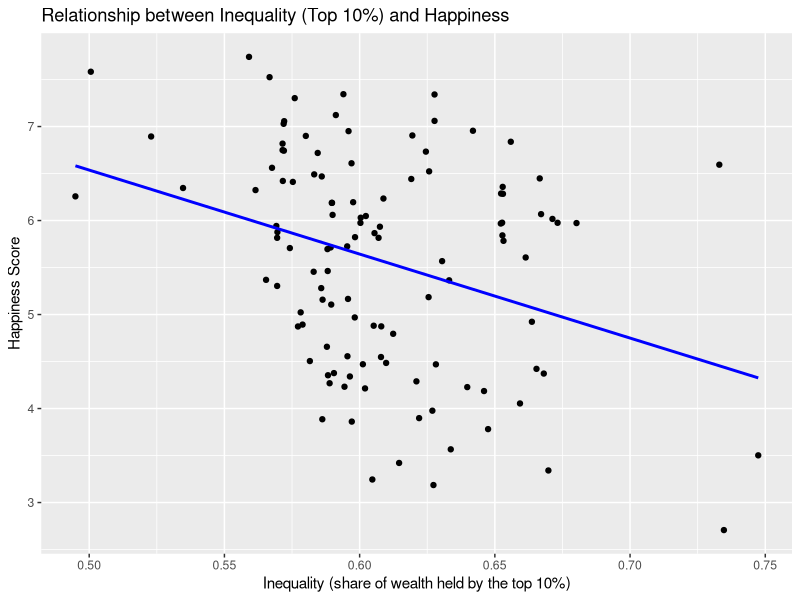
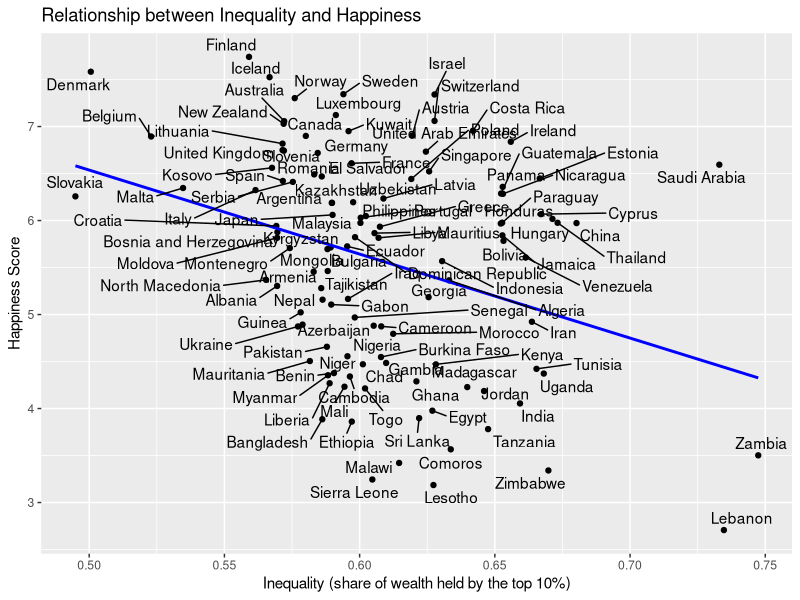
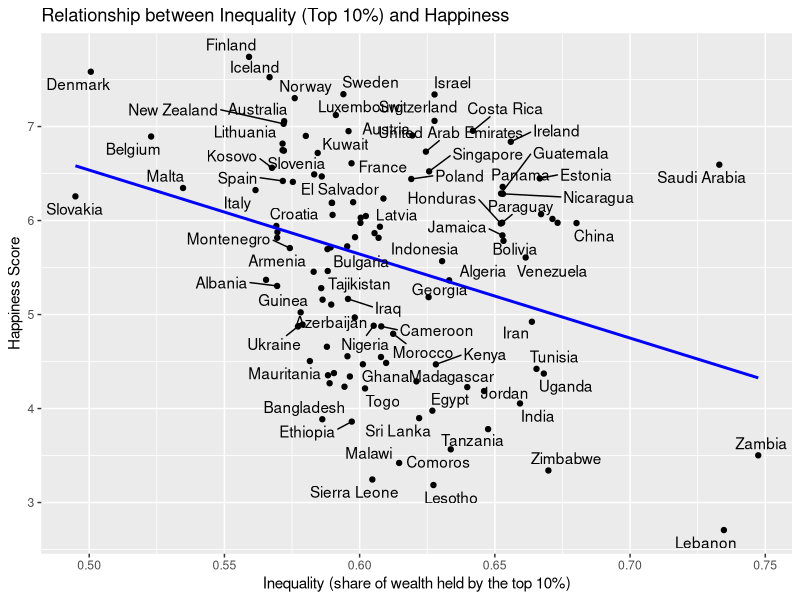
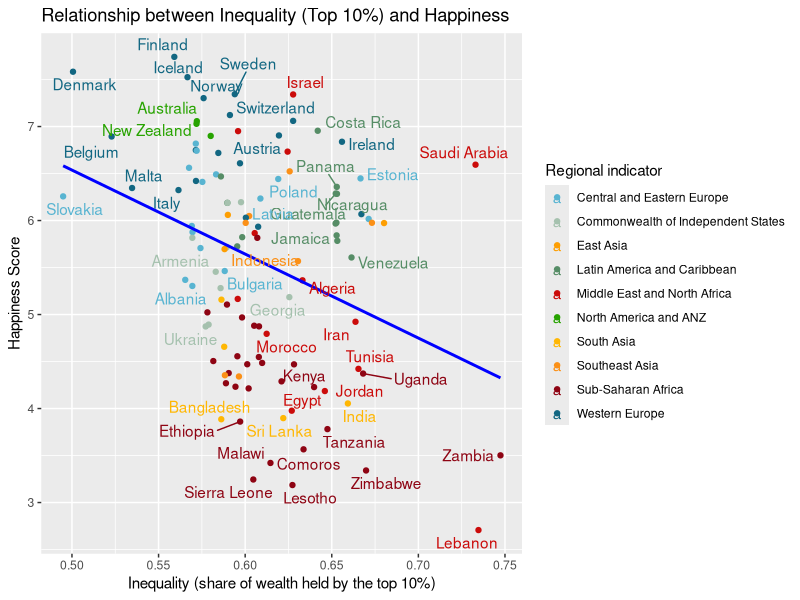
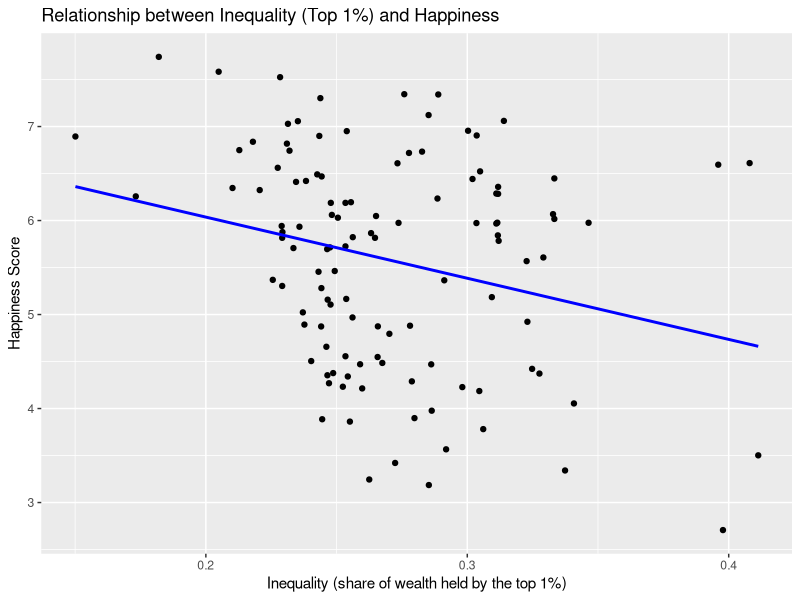

Here is the R script that generated these plots, in order:

# Clearing console
cat("\014")
# Clear environment
rm(list = ls())
# Clear figures
graphics.off()

# Load required libraries
library(tidyverse)
library(readxl)
library(ggrepel)

# ============================================================
# Analysis with Top 10% Inequality Data
# ============================================================


theme_bw() +
  theme(
    plot.title = element_text(size = 12),         # Title font size
    axis.title = element_text(size = 11),         # Axis titles
    axis.text = element_text(size = 9),          # Tick labels
    legend.title = element_text(size = 10),       # Legend title
    legend.text = element_text(size = 10)         # Legend labels
  )


# Import datasets
happiness <- read_csv("happiness_data.csv")
inequality <- read_excel("inequality_data.xlsx", sheet = 1)

# Inspect column names
cat("Happiness data columns:\n")
print(names(happiness))
cat("Inequality data columns:\n")
print(names(inequality))

# Clean happiness dataset: rename and trim Country names
happiness <- happiness %>%
  rename(Country = `Country name`) %>%
  mutate(Country = trimws(as.character(Country)))

# Clean inequality dataset: trim Country names
inequality <- inequality %>%
  mutate(Country = trimws(as.character(Country)))

# Merge datasets by Country
merged_data <- inner_join(happiness, inequality, by = "Country")
cat("Merged Data Preview (Top 10%):\n")
print(head(merged_data))
str(merged_data)
print(names(merged_data))

# Convert key variables to numeric
merged_data <- merged_data %>%
  mutate(
    shweal = as.numeric(shweal),
    Ladderscore = as.numeric(Ladderscore)
  )

# Remove outliers using the IQR method for both shweal and Ladderscore
iqr_cleaned <- merged_data %>%
  filter(
    shweal >= quantile(shweal, 0.25, na.rm = TRUE) - 1.5 * IQR(shweal, na.rm = TRUE) &
      shweal <= quantile(shweal, 0.75, na.rm = TRUE) + 1.5 * IQR(shweal, na.rm = TRUE) &
      Ladderscore >= quantile(Ladderscore, 0.25, na.rm = TRUE) - 1.5 * IQR(Ladderscore, na.rm = TRUE) &
      Ladderscore <= quantile(Ladderscore, 0.75, na.rm = TRUE) + 1.5 * IQR(Ladderscore, na.rm = TRUE)
  )

# Visualize the relationship
ggplot(iqr_cleaned, aes(x = shweal, y = Ladderscore)) +
  geom_point() +
  geom_smooth(method = "lm", se = FALSE, color = "blue") +
  labs(title = "Relationship between Inequality (Top 10%) and Happiness",
       x = "Inequality (share of wealth held by the top 10%)",
       y = "Happiness Score")

# Calculate the correlation coefficient
cor_coef <- cor(iqr_cleaned$shweal, iqr_cleaned$Ladderscore, use = "complete.obs")
print(paste("Correlation coefficient (Top 10%):", cor_coef))

# Fit a linear regression model
model <- lm(Ladderscore ~ shweal, data = iqr_cleaned)
summary(model)




sum(is.na(iqr_cleaned$Country))
which(iqr_cleaned$Country == "")
#if you want to see every country name
ggplot(iqr_cleaned, aes(x = shweal, y = Ladderscore, label = Country)) +
  geom_point() +
  geom_smooth(method = "lm", se = FALSE, color = "blue") +
  geom_text_repel(max.overlaps = Inf) +
  labs(
    title = "Relationship between Inequality and Happiness",
    x = "Inequality (share of wealth held by the top 10%)",
    y = "Happiness Score"
  )

#if you do not want to see every country name
ggplot(iqr_cleaned, aes(x = shweal, y = Ladderscore, label = Country)) +
  geom_point() +
  geom_smooth(method = "lm", se = FALSE, color = "blue") +
  geom_text_repel() +
  labs(title = "Relationship between Inequality (Top 10%) and Happiness",
       x = "Inequality (share of wealth held by the top 10%)",
       y = "Happiness Score")


#if you want also colors for every region
# Define custom colors for each region (make sure these names exactly match your data)
custom_colors <- c(
  "Western Europe"                   = "#126782",  
  "Middle East and North Africa"     = "#cb0b0a",  
  "North America and ANZ"            = "#27a300",  
  "Latin America and Caribbean"      = "#568d66",  
  "Central and Eastern Europe"       = "#58b4d1",  
  "Southeast Asia"                   = "#fb9017",  
  "Commonwealth of Independent States" = "#a5c1ae",
  "East Asia"                        = "#fd9e02",  
  "Sub-Saharan Africa"               = "#8e0413",  
  "South Asia"                       = "#ffb703"   
)

ggplot(iqr_cleaned, aes(x = shweal, y = Ladderscore, label = Country, color = `Regional indicator`)) +
  geom_point() +
  geom_smooth(method = "lm", se = FALSE, color = "blue") +
  geom_text_repel() +
  labs(title = "Relationship between Inequality (Top 10%) and Happiness",
       x = "Inequality (share of wealth held by the top 10%)",
       y = "Happiness Score") +
  scale_color_manual(values = custom_colors)



# ============================================================
# Analysis with Top 1% Inequality Data
# ============================================================

# Import inequality1 dataset (top 1% data)
inequality1 <- read_excel("inequality1_data.xlsx", sheet = 1)

# Inspect column names
cat("Inequality1 data columns:\n")
print(names(inequality1))

# Clean inequality1 dataset: trim Country names
inequality1 <- inequality1 %>%
  mutate(Country = trimws(as.character(Country)))

# Merge with the happiness dataset (already cleaned)
merged_data1 <- inner_join(happiness, inequality1, by = "Country")
cat("Merged Data Preview (Top 1%):\n")
print(head(merged_data1))
str(merged_data1)
print(names(merged_data1))

# Convert key variables to numeric
merged_data1 <- merged_data1 %>%
  mutate(
    shweal = as.numeric(shweal),
    Ladderscore = as.numeric(Ladderscore)
  )

# Remove outliers using the IQR method
iqr_cleaned1 <- merged_data1 %>%
  filter(
    shweal >= quantile(shweal, 0.25, na.rm = TRUE) - 1.5 * IQR(shweal, na.rm = TRUE) &
      shweal <= quantile(shweal, 0.75, na.rm = TRUE) + 1.5 * IQR(shweal, na.rm = TRUE) &
      Ladderscore >= quantile(Ladderscore, 0.25, na.rm = TRUE) - 1.5 * IQR(Ladderscore, na.rm = TRUE) &
      Ladderscore <= quantile(Ladderscore, 0.75, na.rm = TRUE) + 1.5 * IQR(Ladderscore, na.rm = TRUE)
  )

# Visualize the relationship for Top 1% data
ggplot(iqr_cleaned1, aes(x = shweal, y = Ladderscore)) +
  geom_point() +
  geom_smooth(method = "lm", se = FALSE, color = "blue") +
  labs(title = "Relationship between Inequality (Top 1%) and Happiness",
       x = "Inequality (share of wealth held by the top 1%)",
       y = "Happiness Score")

# Calculate the correlation coefficient for Top 1% data
cor_coef1 <- cor(iqr_cleaned1$shweal, iqr_cleaned1$Ladderscore, use = "complete.obs")
print(paste("Correlation coefficient (Top 1%):", cor_coef1))





######################################################################################################################################

# Plot for Top 10% data with colors and labels
plot_top10_full <- ggplot(iqr_cleaned, aes(x = shweal, y = Ladderscore, 
                                           color = `Regional indicator`, label = Country)) +
  geom_point(size = 3) +
  geom_smooth(method = "lm", se = FALSE, color = "#d44545", alpha = 0.6) +
  geom_text_repel(max.overlaps = Inf, size = 2, color = "black", segment.color = "grey") +
  labs(title = "Happiness vs Wealth Inequality (Top 10%) by Region",
       x = "Wealth Share of Top 10%",
       y = "Happiness Score") +
  scale_color_manual(values = custom_colors) +
  theme_bw()

# Save as high-res PNG
ggsave("happiness_vs_inequality_top10_full.png", plot = plot_top10_full,
       width = 12, height = 8, dpi = 300)


# Plot for Top 1% data with colors and labels
plot_top1_full <- ggplot(iqr_cleaned1, aes(x = shweal, y = Ladderscore, 
                                           color = `Regional indicator`, label = Country)) +
  geom_point(size = 3) +
  geom_smooth(method = "lm", se = FALSE, color = "#d44545", alpha = 0.6) +
  geom_text_repel(max.overlaps = Inf, size = 2, color = "black", segment.color = "grey") +
  labs(title = "Happiness vs Wealth Inequality (Top 1%) by Region",
       x = "Wealth Share of Top 1%",
       y = "Happiness Score") +
  scale_color_manual(values = custom_colors) +
  theme_bw()

# Save as high-res PNG
ggsave("happiness_vs_inequality_top1_full.png", plot = plot_top1_full,
       width = 12, height = 8, dpi = 300)

